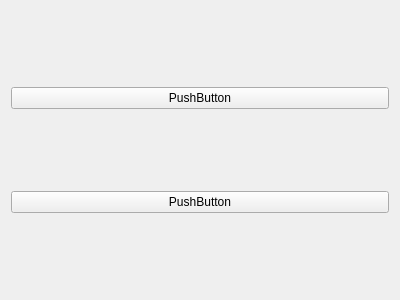
<?xml version="1.0" encoding="UTF-8"?>
<ui version="4.0">
 <class>Form</class>
 <widget class="QWidget" name="Form">
  <property name="geometry">
   <rect>
    <x>0</x>
    <y>0</y>
    <width>400</width>
    <height>300</height>
   </rect>
  </property>
  <property name="windowTitle">
   <string>Form</string>
  </property>
  <layout class="QVBoxLayout" name="verticalLayout">
   <item>
    <widget class="QPushButton" name="button1">
     <property name="text">
      <string>PushButton</string>
     </property>
    </widget>
   </item>
   <item>
    <widget class="QPushButton" name="button2">
     <property name="text">
      <string>PushButton</string>
     </property>
    </widget>
   </item>
  </layout>
 </widget>
 <resources/>
 <connections/>
</ui>
